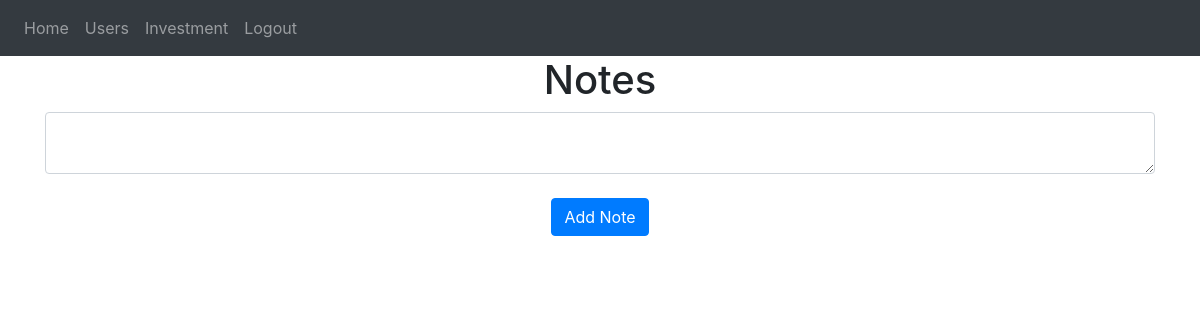
/ (signed in), run on an earlier commit of the app's database.
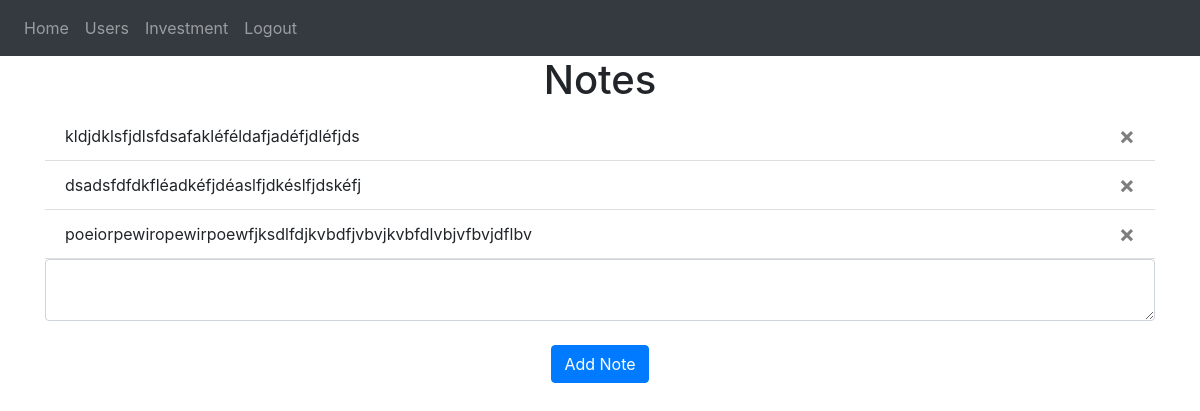
And on a later commit of the database.
### website/models.py (models this page shows)
class Note(db.Model):
    id = db.Column(db.Integer, primary_key=True)
    data = db.Column(db.String(10000))
    date = db.Column(db.DateTime(timezone=True), default=func.now())
    user_id = db.Column(db.Integer, db.ForeignKey('user.id'))

### website/views.py (the view, shortened to what this page needs)
@views.route('/', methods=['GET', 'POST'])
@login_required
def home():
    return render_template("home.html", user=current_user)

### website/__init__.py (called while the page is built)
def create_app():
    app = Flask(__name__)
    app.config['SECRET_KEY'] = 'hjshjhdjah kjshkjdhjs'
    app.config['SQLALCHEMY_DATABASE_URI'] = f'sqlite:///{DB_NAME}'
    db.init_app(app)
    from .views import views
    from .auth import auth
    app.register_blueprint(views, url_prefix='/')
    app.register_blueprint(auth, url_prefix='/')
    from .models import User, Note
    with app.app_context():
        db.create_all()
    login_manager = LoginManager()
    login_manager.login_view = 'auth.login'
    login_manager.init_app(app)
    @login_manager.user_loader
    def load_user(id):
        return User.query.get(int(id))
    return app

### website/templates/home.html
{% extends "base.html" %} {% block title %}Home{% endblock %} {% block content
%}
<h1 align="center">Notes</h1>
<ul class="list-group list-group-flush" id="notes">
  {% for note in user.notes %}
  <li class="list-group-item">
    {{ note.data }}
    <button type="button" class="close" onClick="deleteNote({{ note.id }})">
      <span aria-hidden="true">&times;</span>
    </button>
  </li>
  {% endfor %}
</ul>
<form method="POST">
  <textarea name="note" id="note" class="form-control"></textarea>
  <br />
  <div align="center">
    <button type="submit" class="btn btn-primary">Add Note</button>
  </div>
</form>
{% endblock %}

What changed in the data, as far as the page shows it:
added Note: data "kldjdklsfjdlsfdsafakléféldafjadéfjdléfjds"
added Note: data "dsadsfdfdkfléadkéfjdéaslfjdkéslfjdskéfj"
added Note: data "poeiorpewiropewirpoewfjksdlfdjkvbdfjvbvjkvbfdlvbjvfbvjdflbv"
